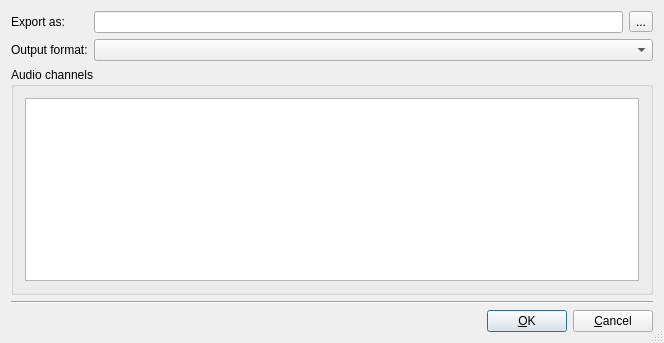
<?xml version="1.0" encoding="UTF-8"?>
<ui version="4.0">
 <class>exportdialogbase</class>
 <widget class="QDialog" name="exportdialogbase">
  <property name="geometry">
   <rect>
    <x>0</x>
    <y>0</y>
    <width>664</width>
    <height>343</height>
   </rect>
  </property>
  <property name="windowTitle">
   <string>dvbcut: export video</string>
  </property>
  <property name="sizeGripEnabled">
   <bool>true</bool>
  </property>
  <layout class="QVBoxLayout">
   <item>
    <layout class="QGridLayout">
     <item row="0" column="2">
      <widget class="QToolButton" name="filenamebrowsebutton">
       <property name="text">
        <string>...</string>
       </property>
      </widget>
     </item>
     <item row="0" column="0">
      <widget class="QLabel" name="textLabel1">
       <property name="text">
        <string>Export as:</string>
       </property>
       <property name="wordWrap">
        <bool>false</bool>
       </property>
      </widget>
     </item>
     <item row="0" column="1">
      <widget class="QLineEdit" name="filenameline"/>
     </item>
     <item row="1" column="0">
      <widget class="QLabel" name="textLabel2">
       <property name="text">
        <string>Output format:</string>
       </property>
       <property name="wordWrap">
        <bool>false</bool>
       </property>
      </widget>
     </item>
     <item row="1" column="1" colspan="2">
      <widget class="QComboBox" name="muxercombo"/>
     </item>
    </layout>
   </item>
   <item>
    <widget class="QGroupBox" name="groupBox1">
     <property name="title">
      <string>Audio channels</string>
     </property>
     <layout class="QVBoxLayout">
      <item>
       <widget class="QListWidget" name="audiolist">
        <property name="selectionMode">
         <enum>QAbstractItemView::MultiSelection</enum>
        </property>
       </widget>
      </item>
     </layout>
    </widget>
   </item>
   <item>
    <widget class="Line" name="line1">
     <property name="frameShape">
      <enum>QFrame::HLine</enum>
     </property>
     <property name="frameShadow">
      <enum>QFrame::Sunken</enum>
     </property>
    </widget>
   </item>
   <item>
    <layout class="QHBoxLayout">
     <property name="spacing">
      <number>6</number>
     </property>
     <property name="margin">
      <number>0</number>
     </property>
     <item>
      <spacer name="Horizontal Spacing2">
       <property name="orientation">
        <enum>Qt::Horizontal</enum>
       </property>
       <property name="sizeType">
        <enum>QSizePolicy::Expanding</enum>
       </property>
       <property name="sizeHint" stdset="0">
        <size>
         <width>20</width>
         <height>20</height>
        </size>
       </property>
      </spacer>
     </item>
     <item>
      <widget class="QPushButton" name="buttonOk">
       <property name="text">
        <string>&amp;OK</string>
       </property>
       <property name="shortcut">
        <string/>
       </property>
       <property name="autoDefault">
        <bool>true</bool>
       </property>
       <property name="default">
        <bool>true</bool>
       </property>
      </widget>
     </item>
     <item>
      <widget class="QPushButton" name="buttonCancel">
       <property name="text">
        <string>&amp;Cancel</string>
       </property>
       <property name="shortcut">
        <string/>
       </property>
       <property name="autoDefault">
        <bool>true</bool>
       </property>
      </widget>
     </item>
    </layout>
   </item>
  </layout>
 </widget>
 <layoutdefault spacing="6" margin="11"/>
 <pixmapfunction>qPixmapFromMimeSource</pixmapfunction>
 <resources/>
 <connections>
  <connection>
   <sender>buttonOk</sender>
   <signal>clicked()</signal>
   <receiver>exportdialogbase</receiver>
   <slot>accept()</slot>
   <hints>
    <hint type="sourcelabel">
     <x>20</x>
     <y>20</y>
    </hint>
    <hint type="destinationlabel">
     <x>20</x>
     <y>20</y>
    </hint>
   </hints>
  </connection>
  <connection>
   <sender>buttonCancel</sender>
   <signal>clicked()</signal>
   <receiver>exportdialogbase</receiver>
   <slot>reject()</slot>
   <hints>
    <hint type="sourcelabel">
     <x>20</x>
     <y>20</y>
    </hint>
    <hint type="destinationlabel">
     <x>20</x>
     <y>20</y>
    </hint>
   </hints>
  </connection>
  <connection>
   <sender>filenamebrowsebutton</sender>
   <signal>clicked()</signal>
   <receiver>exportdialogbase</receiver>
   <slot>fileselector()</slot>
   <hints>
    <hint type="sourcelabel">
     <x>20</x>
     <y>20</y>
    </hint>
    <hint type="destinationlabel">
     <x>20</x>
     <y>20</y>
    </hint>
   </hints>
  </connection>
 </connections>
</ui>
